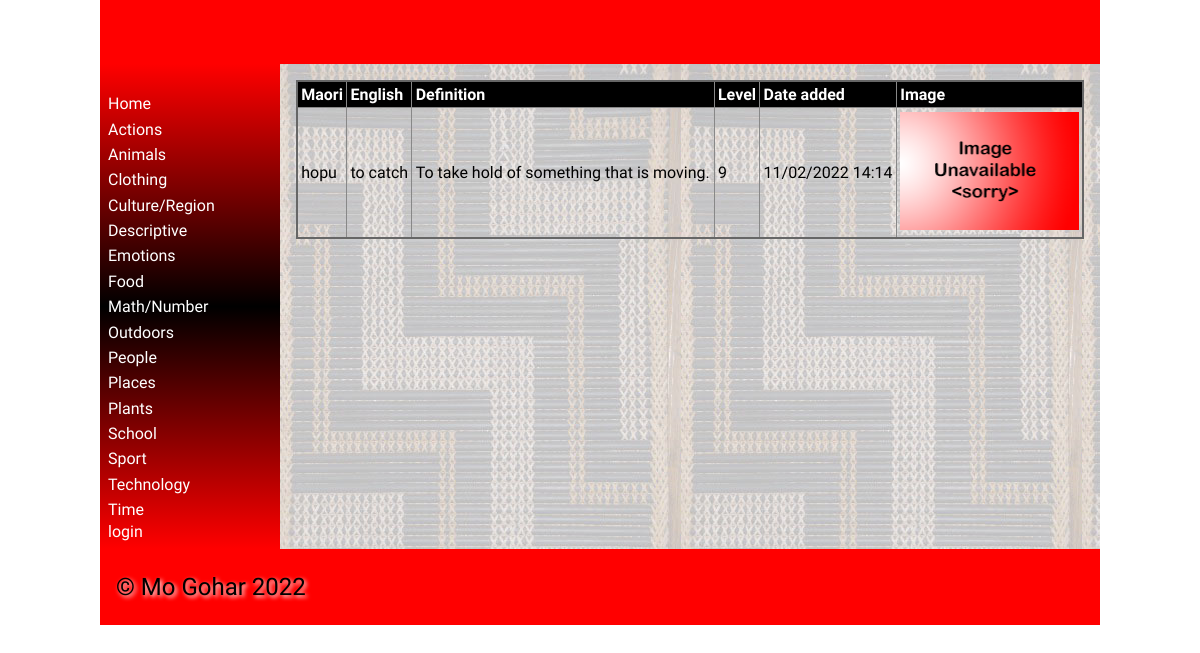
The page /word/6 on the database its author committed.
### tables this page shows
CREATE TABLE categories
(
	id integer
		constraint categories_pk
			primary key autoincrement,
	category_name integer
);

CREATE TABLE vocab
(
	id integer
		constraint vocab_pk
			primary key autoincrement,
	Maori varchar(30),
	English varchar(30),
	cat_id integer,
	definition varchar(30),
	level integer,
	image varchar(60),
	date datetime
);

### app.py (the view)
@app.route('/word/<word_id>')
def render_word(word_id):
    return render_template('word.html', categories=categories(), vocab_list=vocab(), word_id=int(word_id),
                           logged_in=is_logged_in())

### app.py (called while the page is built)
def create_connection(db_file):
    try:
        connection = sqlite3.connect(db_file)
        return connection
    except Error as e:
        print(e)
    return None

def categories():
    query = "SELECT id, category_name FROM categories"
    con = create_connection(DATABASE)
    cur = con.cursor()
    cur.execute(query)
    category_list = cur.fetchall()
    con.close()
    return category_list

def vocab():
    query = "SELECT * FROM vocab"
    con = create_connection(DATABASE)
    cur = con.cursor()
    cur.execute(query)
    vocab_list = cur.fetchall()
    con.close()
    return vocab_list

def is_logged_in():
    if session.get("email") is None:
        print("not logged in")
        return False
    else:
        print("logged in")
        return True

### templates/word.html
{% extends "base.html" %}
{% block main %}
    <table>
        <tr>
            <th>Maori</th>
            <th>English</th>
            <th>Definition</th>
            <th>Level</th>
            <th>Date added</th>
            <th>Image</th>
        </tr>
         <tbody>
            {% for vocab in vocab_list %}
                {% if vocab[0] == word_id %}
                    <tr>
                        <td>{{ vocab[1] }}</td>
                        <td>{{ vocab[2] }}</td>
                        <td>{{ vocab[4] }}</td>
                        <td>{{ vocab[5] }}</td>
                        <td>{{ vocab[7] }}</td>
                        <td><img src="/static/images/{{ vocab[6] }}" alt="" ></td>
                    </tr>
                {% endif %}
            {% endfor %}
        </tbody>
    </table>
{% endblock %}

### templates/base.html (shortened to what this page needs)
<!doctype html>
<html lang="en">
<head>
	<link href="{{ url_for('static', filename='css/style.css') }}" rel="stylesheet">
</head>
<body>
	<div id="container">
		<header>
			<h1>{% block heading %}{% endblock %}</h1>
		</header>
		<nav>
			<ul>
				<li><a href="/">Home</a></li>
				<div class ="category">
					{% for category in categories %}
						<div class ="category-box">
							<li><a href="/category/{{ category[0] }}">{{ category[1] }}</a></li>
						</div>
					{% endfor %}
				</div>
				{% if logged_in %}
					<a href="/logout">logout</a>
				{% else %}
            		<a href="/login">login</a>
				{% endif %}
			</ul>
		</nav>
		<main>
            {% block main%}{% endblock %}
        </main>
		<footer>
			<p>
				&copy; Mo Gohar 2022
			</p>
		</footer>
	</div>
</body>
</html>

### static/css/style.css (style rules this page uses)
* { font-family: Comfortaa, sans-serif; margin: 0; padding: 0; box-sizing: border-box; }
#container { display: grid; grid-template-columns: 75px auto; grid-template-areas: 'nav header' 'main main' 'footer footer'; }
header { grid-area: header; background-color: #f00; padding: 1rem; }
nav { grid-area: nav; }
main { grid-area: main; padding: 1rem; background-color: #edd; }
h1, h2, h3, h4 { padding: 1rem 0; font-family: 'Suez One', serif; color: #000; text-shadow: 2px 2px 4px #fff; }
p { padding: 0.5rem 0; }
a { color: #222; }
img { width: 100%; }
table { width: 100%; border: 2px solid #666; border-collapse: collapse; }
th, td { border: 1px solid #888; padding: 0.2rem; text-align: left; }
th { background-color: #000; color: #fff; }
footer { grid-area: footer; padding: 1rem; background-color: #f00; }
footer p { color: #000; text-shadow: 2px 2px 4px #fff; font-size: 1.5rem; }
@media only screen and (min-width: 768px) { #container { grid-template-columns: 180px auto; grid-template-areas: 'header header' 'nav main' 'footer footer'; } }
@media only screen and (min-width: 768px) { nav { background: linear-gradient(180deg, rgba(255,0,0,1) 0%, rgba(0, 0, 0, 1) 50%, rgba(255,0,0,1) 100%); padding: 0.5rem; } }
@media only screen and (min-width: 768px) { nav ul { list-style: none; } }
@media only screen and (min-width: 768px) { nav li { padding: 0.2rem 0; } }
@media only screen and (min-width: 768px) { nav a { color: #fff; text-decoration: none; } }
@media only screen and (min-width: 768px) { main { background-image: url('/poutama.jpg'); } }
@media only screen and (min-width: 1000px) { #container { width: 1000px; margin: auto; } }

### rows shown on the page
categories: category_name "Actions"
categories: category_name "Animals"
categories: category_name "Clothing"
categories: category_name "Culture/Region"
categories: category_name "Descriptive"
categories: category_name "Emotions"
categories: category_name "Food"
categories: category_name "Math/Number"
categories: category_name "Outdoors"
categories: category_name "People"
categories: category_name "Places"
categories: category_name "Plants"
categories: category_name "School"
categories: category_name "Sport"
categories: category_name "Technology"
categories: category_name "Time"
vocab: Maori "hopu", English "to catch", definition "To take hold of something that is moving.", level "9", date "11/02/2022 14:14", image (placeholder picture)
